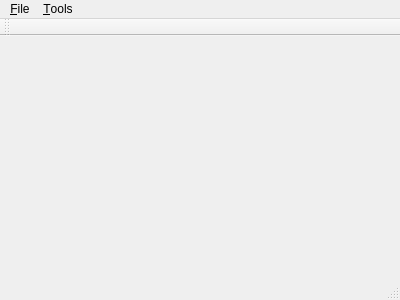
<?xml version="1.0" encoding="UTF-8"?>
<ui version="4.0">
 <class>MainWindow</class>
 <widget class="QMainWindow" name="MainWindow">
  <property name="geometry">
   <rect>
    <x>0</x>
    <y>0</y>
    <width>400</width>
    <height>300</height>
   </rect>
  </property>
  <property name="windowTitle">
   <string>Arena Calculator</string>
  </property>
  <widget class="QWidget" name="centralWidget"/>
  <widget class="QMenuBar" name="menuBar">
   <property name="geometry">
    <rect>
     <x>0</x>
     <y>0</y>
     <width>400</width>
     <height>30</height>
    </rect>
   </property>
   <widget class="QMenu" name="menu_File">
    <property name="title">
     <string>&amp;File</string>
    </property>
    <addaction name="action_Quit"/>
   </widget>
   <widget class="QMenu" name="menu_Tools">
    <property name="title">
     <string>&amp;Tools</string>
    </property>
    <addaction name="action_Random"/>
   </widget>
   <addaction name="menu_File"/>
   <addaction name="menu_Tools"/>
  </widget>
  <widget class="QToolBar" name="mainToolBar">
   <attribute name="toolBarArea">
    <enum>TopToolBarArea</enum>
   </attribute>
   <attribute name="toolBarBreak">
    <bool>false</bool>
   </attribute>
  </widget>
  <widget class="QStatusBar" name="statusBar"/>
  <action name="action_Quit">
   <property name="text">
    <string>&amp;Quit</string>
   </property>
   <property name="shortcut">
    <string>Ctrl+Q</string>
   </property>
  </action>
  <action name="action_Random">
   <property name="text">
    <string>&amp;Random</string>
   </property>
   <property name="shortcut">
    <string>Ctrl+R</string>
   </property>
  </action>
 </widget>
 <layoutdefault spacing="6" margin="11"/>
 <resources/>
 <connections>
  <connection>
   <sender>action_Quit</sender>
   <signal>triggered()</signal>
   <receiver>MainWindow</receiver>
   <slot>close()</slot>
   <hints>
    <hint type="sourcelabel">
     <x>-1</x>
     <y>-1</y>
    </hint>
    <hint type="destinationlabel">
     <x>199</x>
     <y>149</y>
    </hint>
   </hints>
  </connection>
  <connection>
   <sender>action_Random</sender>
   <signal>triggered()</signal>
   <receiver>MainWindow</receiver>
   <slot>showRandomDialog()</slot>
   <hints>
    <hint type="sourcelabel">
     <x>-1</x>
     <y>-1</y>
    </hint>
    <hint type="destinationlabel">
     <x>199</x>
     <y>149</y>
    </hint>
   </hints>
  </connection>
 </connections>
 <slots>
  <slot>showRandomDialog()</slot>
 </slots>
</ui>
